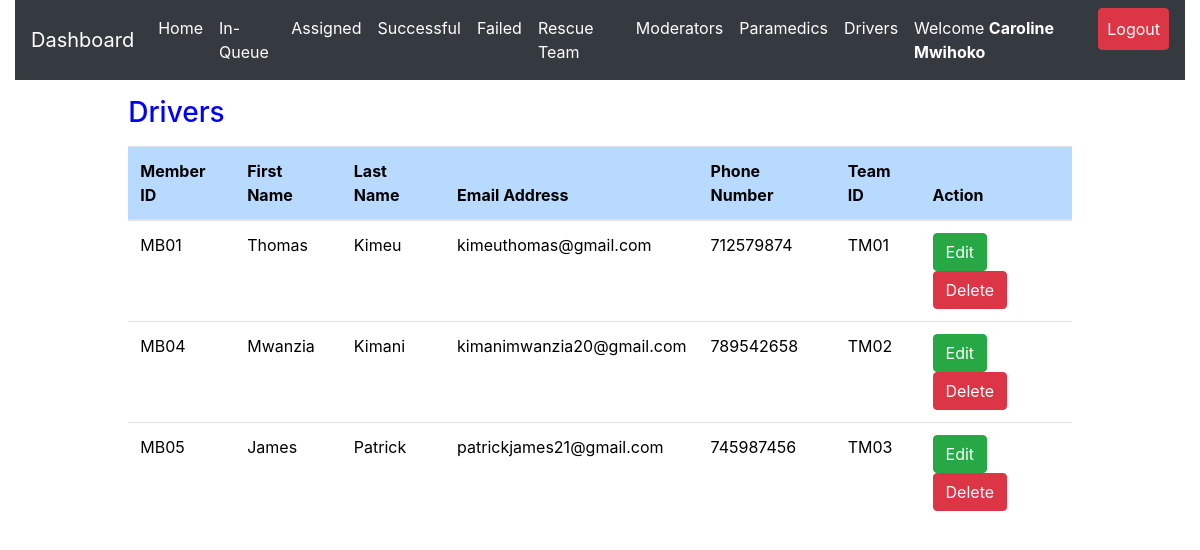
The app's page /admin/drivers.php (signed in), older data.
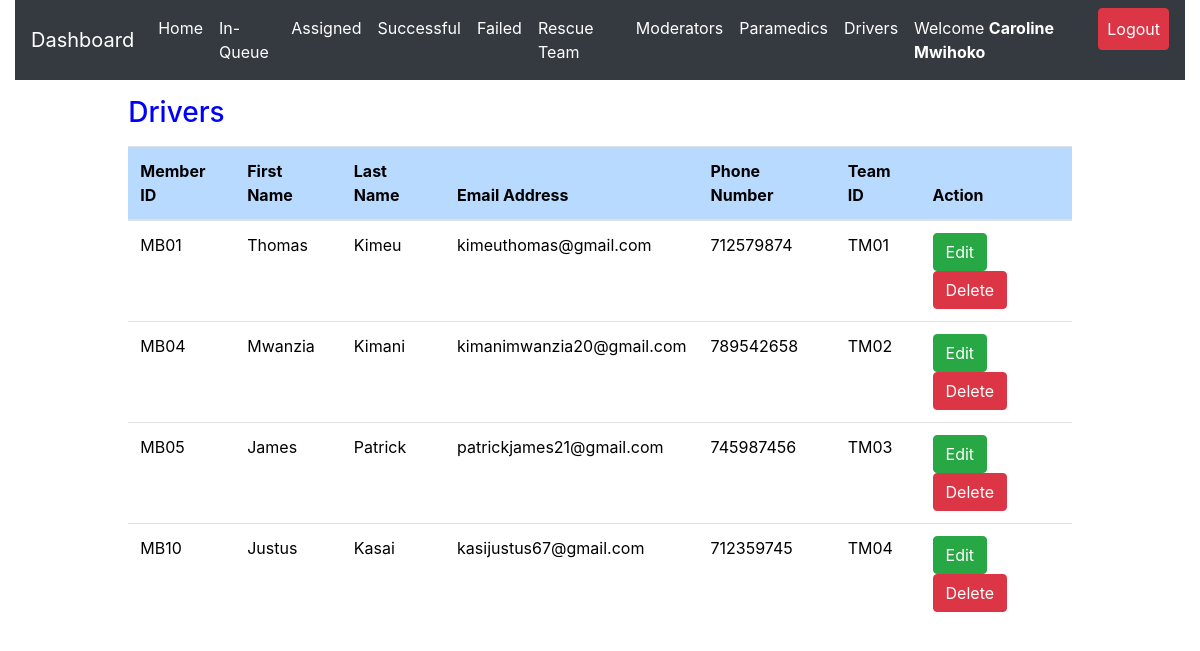
The same page, newer data.
### tables this page shows
CREATE TABLE `rescue_team_members` (
  `id` int(20) NOT NULL,
  `member_id` varchar(50) NOT NULL,
  `fname` varchar(255) NOT NULL,
  `lname` varchar(255) NOT NULL,
  `email` varchar(50) NOT NULL,
  `phone` int(15) NOT NULL,
  `role_id` varchar(50) NOT NULL,
  `rescue_team_id` varchar(50) NOT NULL,
  `time_of_registration` datetime NOT NULL DEFAULT CURRENT_TIMESTAMP
);

### admin/drivers.php (the view, shortened to what this page needs)
<?php
include 'server.php';
?>
<!DOCTYPE html>
<html lang="en">
<?php include './includes/header.php'; ?>
  <body>
    <?php include './includes/navbar.php'; ?>
<div class="row m-3">
  <div class="col-md-1"></div>
  <div class="col-md-10">
<div class="table-responsive-lg">
  <table class="table mt-3" style='color:black; font-weight:normal'>
      <thead>
       <h3 style='color:blue'>Drivers</h3>
          <tr >
            <th scope="col" class="table-primary">Member ID</th>
            <th scope="col" class="table-primary">First Name</th>
            <th scope="col" class="table-primary">Last Name</th>
            <th scope="col" class="table-primary">Email Address</th>
            <th scope="col" class="table-primary">Phone Number</th>
            <th scope="col" class="table-primary">Team ID</th>
            <th scope="col" class="table-primary">Action</th>
          </tr>
        </thead>
        <tbody>
  <?php
  if($_SESSION['admin_id']){
      $data_fetch_query = "SELECT * FROM `rescue_team_members` WHERE role_id='MSU/001A/022'";
      $data_result = mysqli_query($db, $data_fetch_query);
      if ($data_result->num_rows > 0){
          while($row = $data_result->fetch_assoc()) {
              $driver_member_id = $row['member_id'];
      echo "<tr> <td>" .$row["member_id"].  "</td>";
      echo "<td>" .$row["fname"]."</td>";
      echo "<td>" .$row["lname"]."</td>";
      echo "<td>" .$row["email"]."</td>";
      echo "<td>" .$row["phone"]."</td>";
      echo "<td>" .$row["rescue_team_id"]."</td>";
      echo "<td>
      <form method ='POST' action='server.php'>
      <input  type='text' hidden name='driver_member_id' value='$driver_member_id'>
      <input type='submit' value='Edit' name='edit-driver-btn' class='btn btn-success'>
      <input type='submit' value='Delete' name='delete-driver-btn' class='btn btn-danger'>
      </form>
      </td> </tr>";
      }
      }else{
      echo "<td>"."No Requests Found"."</td>";
      }
      } else{
          echo "<td>"."No Data Found"."</td>";
      }
?>
        </tbody>
  </table>
</div>
</div>
<div class="col-md-1"></div>
</div>
  </body>
</html>

Row changes from the older to the newer data that the page shows:
added rescue_team_members: member_id "MB10", fname "Justus", lname "Kasai", email "kasijustus67@gmail.com", phone "712359745", rescue_team "TM04"
